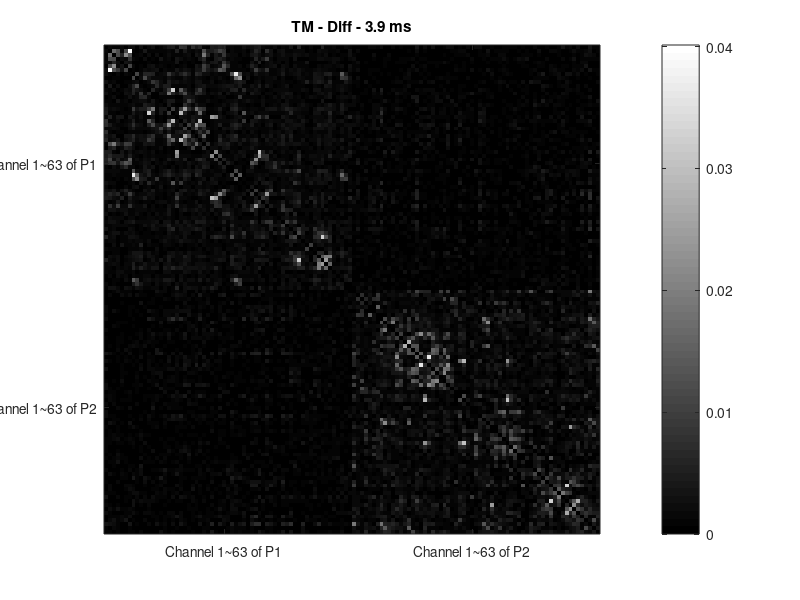
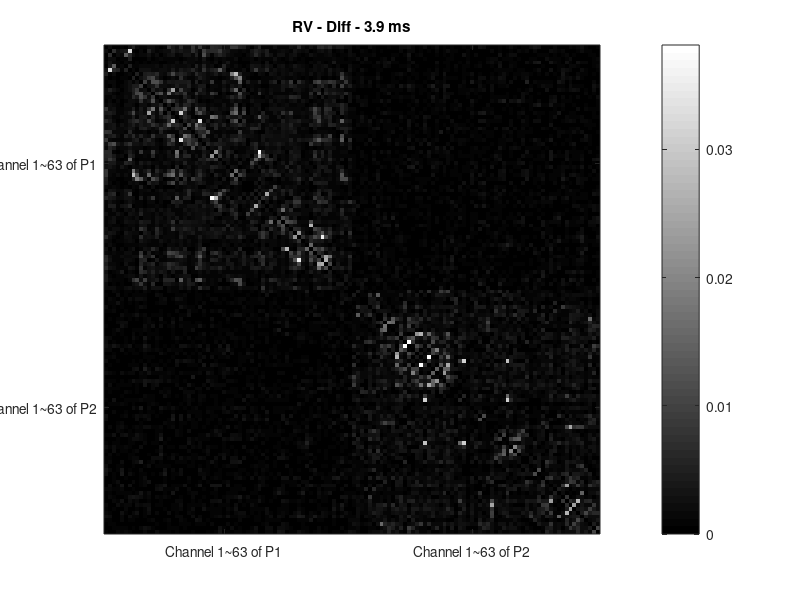
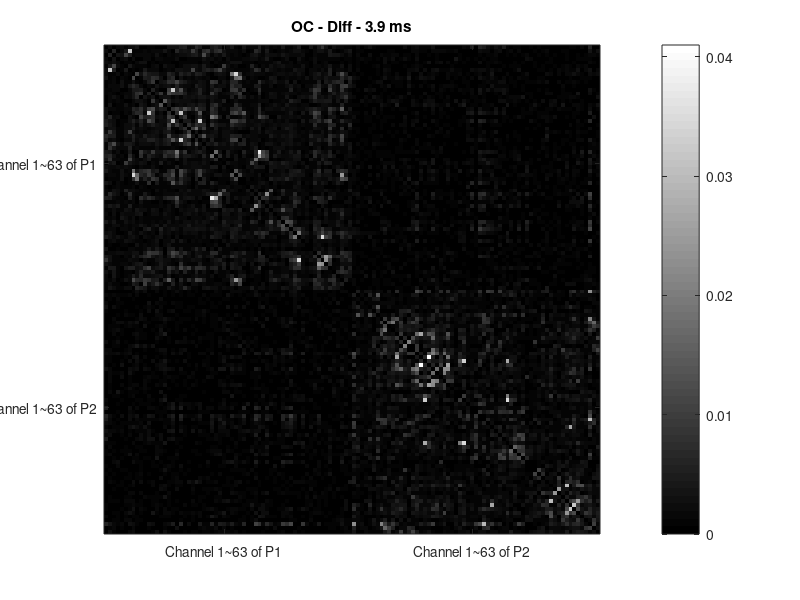
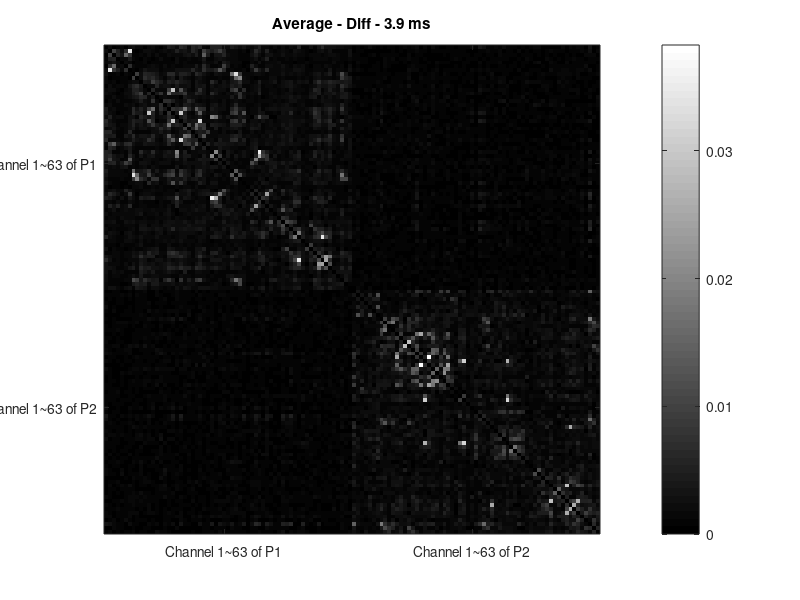

These charts were generated, in order, by the following MATLAB code:
%source localized data
%TM
tm_tri = zeros(126,126);
p1_tm = load('p1_phi_TM.mat');
p2_tm = load('p2_phi_TM.mat');
cross_tm = load('cross_phi_TM.mat');
p1_tm_phi = p1_tm.phi;
p2_tm_phi = p2_tm.phi;
cross_tm_phi = cross_tm.phi;
tm_tri(1:63,1:63) = p1_tm_phi;
tm_tri(1:63,64:126) = cross_tm_phi;
tm_tri(64:126,64:126) = p2_tm_phi;
for i = 2:126
    for j = 1:i-1
        tm_tri(i,j) = tm_tri(j,i);
    end
end
figure(1);imagesc(tm_tri);colormap(gray);colorbar;
set(gca,'xtick',[31,94]);set(gca,'ytick',[31,94])
set(gca,'xticklabel',{'Channel 1~63 of P1','Channel 1~63 of P2'});set(gca,'yticklabel',{'Channel 1~63 of P1','Channel 1~63 of P2'});
title('TM - Diff - 3.9 ms')
saveas(1,'TM.jpg')
%RV
rv_tri = zeros(126,126);
p1_rv = load('p1_phi_RV.mat');
p2_rv = load('p2_phi_RV.mat');
cross_rv = load('cross_phi_RV.mat');
p1_rv_phi = p1_rv.phi;
p2_rv_phi = p2_rv.phi;
cross_rv_phi = cross_rv.phi;
rv_tri(1:63,1:63) = p1_rv_phi;
rv_tri(1:63,64:126) = cross_rv_phi;
rv_tri(64:126,64:126) = p2_rv_phi;
for i = 2:126
    for j = 1:i-1
        rv_tri(i,j) = rv_tri(j,i);
    end
end
figure(2);imagesc(rv_tri);colormap(gray);colorbar;
set(gca,'xtick',[31,94]);set(gca,'ytick',[31,94])
set(gca,'xticklabel',{'Channel 1~63 of P1','Channel 1~63 of P2'});set(gca,'yticklabel',{'Channel 1~63 of P1','Channel 1~63 of P2'});
title('RV - Diff - 3.9 ms')
saveas(2,'RV.jpg')
%OC
oc_tri = zeros(126,126);
p1_oc = load('p1_phi_OC.mat');
p2_oc = load('p2_phi_OC.mat');
cross_oc = load('cross_phi_OC.mat');
p1_oc_phi = p1_oc.phi;
p2_oc_phi = p2_oc.phi;
cross_oc_phi = cross_oc.phi;
oc_tri(1:63,1:63) = p1_oc_phi;
oc_tri(1:63,64:126) = cross_oc_phi;
oc_tri(64:126,64:126) = p2_oc_phi;
for i = 2:126
    for j = 1:i-1
        oc_tri(i,j) = oc_tri(j,i);
    end
end
figure(3);imagesc(oc_tri);colormap(gray);colorbar;
set(gca,'xtick',[31,94]);set(gca,'ytick',[31,94])
set(gca,'xticklabel',{'Channel 1~63 of P1','Channel 1~63 of P2'});set(gca,'yticklabel',{'Channel 1~63 of P1','Channel 1~63 of P2'});
title('OC - Diff - 3.9 ms')
saveas(3,'OC.jpg')
%Average
ave_tri = (tm_tri+rv_tri+oc_tri)/3;
figure(4);imagesc(ave_tri);colormap(gray);colorbar;
set(gca,'xtick',[31,94]);set(gca,'ytick',[31,94])
set(gca,'xticklabel',{'Channel 1~63 of P1','Channel 1~63 of P2'});set(gca,'yticklabel',{'Channel 1~63 of P1','Channel 1~63 of P2'});
title('Average - Diff - 3.9 ms')
saveas(4,'Average.jpg')

save('brch-diff-tm-170820.mat','tm_tri');
save('brch-diff-rv-170820.mat','rv_tri');
save('brch-diff-oc-170820.mat','oc_tri');
save('brch-diff-ave-170820.mat','ave_tri')